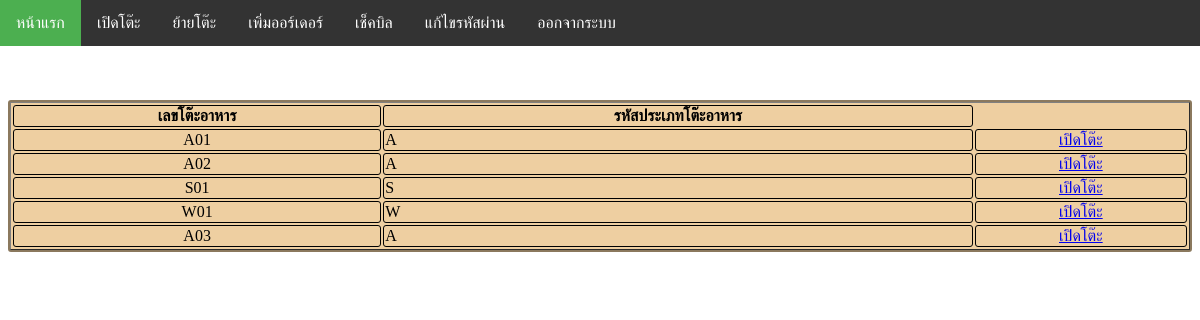
The app's page /sermmit/opentable.php with its own data.
### tables this page shows
CREATE TABLE `tableall` (
  `table_id` varchar(4) NOT NULL,
  `table_id_type` char(1) NOT NULL
);

### sermmit/opentable.php (the view, shortened to what this page needs)
<html>
<head>
</head>
<body>
  <ul>
	<li><a class="active" href="user_page.php">หน้าแรก</a></li>
  <li><a href="opentable.php">เปิดโต๊ะ</a></li>
  <li><a href="">ย้ายโต๊ะ</a></li>
  <li><a href="">เพิ่มออร์เดอร์</a></li>
  <li ><a href="">เช็คบิล</a></li>
   <li ><a href="edit_profile_cash.php">แก้ไขรหัสผ่าน</a></li>
   <li><a href="logout.php">ออกจากระบบ</a></li>
</ul>
<div class="container" id="section">
<?php
$strSQL = "SELECT * FROM tableall";
$objQuery = mysql_query($strSQL) or die ("Error Query [".$strSQL."]");
?>
<table width="600" border="1">
  <tr>
    <th> <div align="center">เลขโต๊ะอาหาร</div></th>
    <th > <div align="center">รหัสประเภทโต๊ะอาหาร</div></th>
  </tr>
<?php
while($objResult = mysql_fetch_array($objQuery))
{
?>
  <tr>
    <td><div align="center"><?php echo $objResult["table_id"];?></div></td>
    <td><?php echo $objResult["table_id_type"];?></td>
	<td align="center"><a href="JavaScript:if(confirm('Confirm Delete?')==true){window.location='phpMySQLDeleteRecord.php?CusID=<?php echo $objResult["table_id"];?>';}">เปิดโต๊ะ</a></td>
  </tr>
<?php
}
?>
</table>
</div>
</body>
</html>

### sermmit/opentable.php (style rules this page uses)
ul { list-style-type: none; margin: 0; padding: 0; overflow: hidden; background-color: #333; position: fixed; top: 0; width: 100%; left: 0; }
li { float: left; }
li a { display: block; color: white; text-align: center; padding: 14px 16px; text-decoration: none; }
.active { background-color: #4CAF50; }
table { background: #EECFA1; width: 100%; }
table tr td { border: 1px solid ; -webkit-border-radius: 3px; -moz-border-radius: 3px; border-radius: 3px; }
table th { border: 1px solid ; -webkit-border-radius: 3px; -moz-border-radius: 3px; border-radius: 3px; }
.container { margin: 100px auto; background: #EECFA1; border: 2px solid #8B795E; -webkit-border-radius: 3px; -moz-border-radius: 3px; border-radius: 3px; color: #fff; }

### records on screen
tableall: table_id "A01", table_id_type "A"
tableall: table_id "A02", table_id_type "A"
tableall: table_id "S01", table_id_type "S"
tableall: table_id "W01", table_id_type "W"
tableall: table_id "A03", table_id_type "A"
